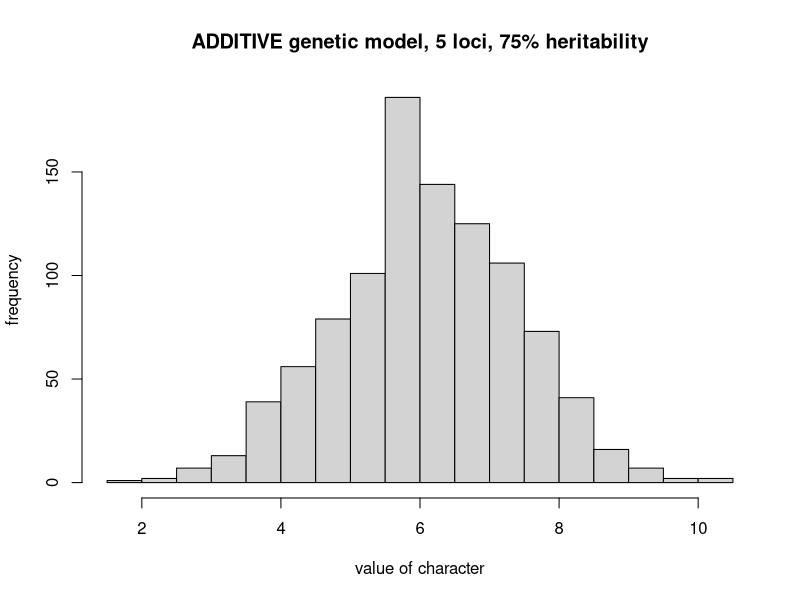

Reproduce this figure in R.
genos <- matrix(rbinom(5000,2,runif(5,0,1)), nrow=1000, byrow=T)
geno.value <- apply(genos,1,sum)
pheno.value <-geno.value + rnorm(1000,0,(1/3)*sd(geno.value))
hist(pheno.value,breaks=25,xlab='value of character',ylab='frequency',main='ADDITIVE genetic model, 5 loci, 75% heritability')
